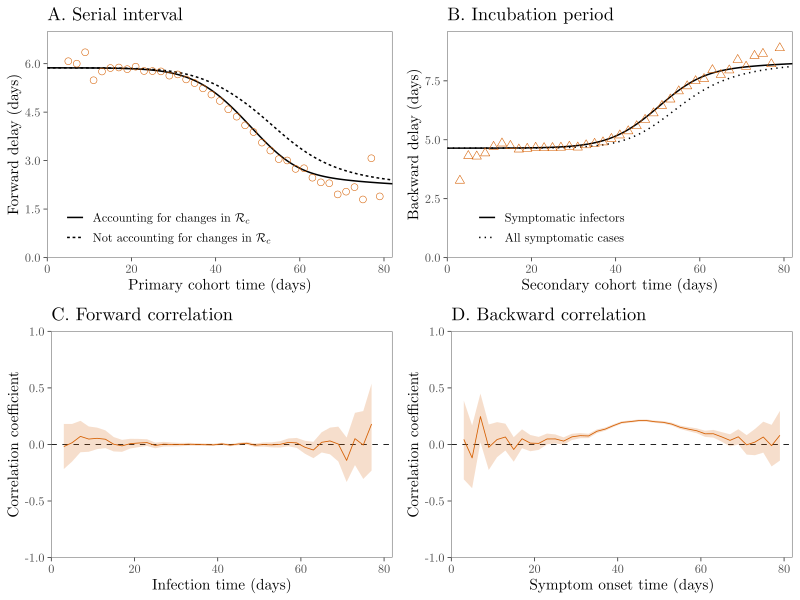

Source code (R):
library(tidyr)
library(dplyr)
library(ggplot2); theme_set(theme_bw())
library(gridExtra)
library(tikzDevice)
source("renewal_det.R")

load("sir_sim.rda")

rr <- renewal_det()

tcut <- 0:40*2

sir_sim <- lapply(simlist, function(x) {
  data.frame(
    t_infected=x$t_infected,
    t_symptomatic=x$t_symptomatic,
    infected_by=x$infected_by
  )
}) %>%
  bind_rows(.id="sim") %>%
  mutate(
    infected_by=infected_by+(as.numeric(sim)-1)*40000
  )

serdata0 <- data.frame(
  cohort=sir_sim$t_symptomatic[sir_sim$infected_by],
  tdiff=sir_sim$t_symptomatic-sir_sim$t_symptomatic[sir_sim$infected_by]
) %>%
  filter(!is.na(cohort), !is.na(tdiff), cohort > 0, cohort <= 100) %>%
  mutate(
    cc=cut(cohort, tcut)
  ) %>%
  group_by(cc) %>%
  summarize(
    mean=mean(tdiff)
  ) %>%
  ungroup %>%
  mutate(
    cc=as.character(cc),
    cc=(as.numeric(gsub("\\(", "", gsub(",.*", "", cc)))+as.numeric(gsub("]", "", gsub(".*,", "", cc))))/2
  )

serdet <- data.frame(
  tvec=rr$tvec,
  mf=rr$mfser2,
  type="Accounting for changes in $\\mathcal R_c$"
)

serdet2 <- data.frame(
  tvec=rr$tvec,
  mf=rr$mfser,
  type="Not accounting for changes in $\\mathcal R_c$"
)

serdet_all <- bind_rows(serdet, serdet2)

g1 <- ggplot(serdata0) +
  geom_line(data=serdet_all, aes(tvec, mf, lty=type), lwd=1) +
  geom_point(aes(cc, mean), shape=1, col="#D55E00", size=2) +
  # geom_hline(yintercept=serdet$mf[1], lty=2) +
  scale_x_continuous("Primary cohort time (days)", expand=c(0, 0), limits=c(0, 82)) +
  scale_y_continuous("Forward delay (days)", expand=c(0, 0), limits=c(0, 7),
                     breaks=c(0.0, 1.5, 3.0, 4.5, 6.0)) +
  scale_fill_gradientn(colors=c("white", "black")) +
  ggtitle("A. Serial interval") +
  theme(
    panel.grid = element_blank(),
    legend.position = c(0.35, 0.15),
    legend.title = element_blank()
  )

incdata <- data.frame(
  cohort=sir_sim$t_symptomatic[unique(sir_sim$infected_by)],
  tdiff=sir_sim$t_symptomatic[unique(sir_sim$infected_by)]-sir_sim$t_infected[unique(sir_sim$infected_by)]
) %>%
  filter(!is.na(cohort), !is.na(tdiff), cohort > 0, cohort <= 100) %>%
  mutate(
    cc=cut(cohort, tcut)
  ) %>%
  group_by(cc) %>%
  summarize(
    mean=mean(tdiff)
  ) %>%
  ungroup %>%
  mutate(
    cc=as.character(cc),
    cc=(as.numeric(gsub("\\(", "", gsub(",.*", "", cc)))+as.numeric(gsub("]", "", gsub(".*,", "", cc))))/2
  )

incdet <- data.frame(
  tvec=rr$tvec,
  mf=rr$mbinc,
  type="All symptomatic cases"
)

incdet2 <- data.frame(
  tvec=rr$tvec,
  mf=rr$mbinc2,
  type="Symptomatic infectors"
)

incdet_all <- bind_rows(incdet, incdet2) %>%
  mutate(
    type=factor(type, levels=c("Symptomatic infectors", "All symptomatic cases"))
  )

g2 <- ggplot(incdata) +
  geom_line(data=incdet_all, aes(tvec, mf, lty=type), lwd=1) +
  geom_point(aes(cc, mean), shape=2, size=2, col="#D55E00") +
  scale_x_continuous("Secondary cohort time (days)", expand=c(0, 0), limits=c(0, 82)) +
  scale_y_continuous("Backward delay (days)", expand=c(0, 0), limits=c(0, 9.6)) +
  scale_linetype_manual(values=c(1, 3)) +
  ggtitle("B. Incubation period") +
  theme(
    panel.grid = element_blank(),
    legend.position = c(0.3, 0.15),
    legend.title = element_blank()
  )

tt <- as.data.frame(table(sir_sim$infected_by))

tmp <- data.frame(
  N=1:length(sir_sim$t_infected),
  offspring=0
)

tmp$offspring[match(tt$Var1[-153138], tmp$N)] <- tt$Freq[-153138]
tmp$offspring[tmp$N==3e5] <- tt$Freq[153138]

cordat <- data.frame(
  cohort=sir_sim$t_symptomatic,
  tdiff=sir_sim$t_symptomatic-sir_sim$t_infected,
  offspring=tmp$offspring
) %>%
  filter(!is.na(cohort), !is.na(tdiff), cohort > 0, cohort <= 80) %>%
  mutate(
    cc=cut(cohort, tcut)
  ) %>%
  group_by(cc) %>%
  summarize(
    cor=cor(tdiff, offspring),
    lwr=cor.test(tdiff, offspring)[[9]][1],
    upr=cor.test(tdiff, offspring)[[9]][2]
  ) %>%
  ungroup %>%
  mutate(
    cc=as.character(cc),
    cc=(as.numeric(gsub("\\(", "", gsub(",.*", "", cc)))+as.numeric(gsub("]", "", gsub(".*,", "", cc))))/2
  )

cordat2 <- data.frame(
  cohort=sir_sim$t_infected,
  tdiff=sir_sim$t_symptomatic-sir_sim$t_infected,
  offspring=tmp$offspring
) %>%
  filter(!is.na(cohort), !is.na(tdiff), cohort > 2, cohort <= 78) %>%
  mutate(
    cc=cut(cohort, tcut)
  ) %>%
  group_by(cc) %>%
  summarize(
    cor=cor(tdiff, offspring),
    lwr=cor.test(tdiff, offspring)[[9]][1],
    upr=cor.test(tdiff, offspring)[[9]][2]
  ) %>%
  ungroup %>%
  mutate(
    cc=as.character(cc),
    cc=(as.numeric(gsub("\\(", "", gsub(",.*", "", cc)))+as.numeric(gsub("]", "", gsub(".*,", "", cc))))/2
  )

g3 <- ggplot(cordat) +
  geom_hline(yintercept = 0, lty=2) +
  geom_ribbon(aes(cc, ymin=lwr, ymax=upr), alpha=0.2, fill="#D55E00") +
  geom_line(aes(cc, cor), col="#D55E00") +
  scale_x_continuous("Symptom onset time (days)", expand=c(0, 0), limits=c(0, 82)) +
  scale_y_continuous("Correlation coefficient", expand=c(0, 0), limits=c(-1, 1)) +
  ggtitle("D. Backward correlation") +
  theme(
    panel.grid = element_blank()
  )

g4 <- ggplot(cordat2) +
  geom_hline(yintercept = 0, lty=2) +
  geom_ribbon(aes(cc, ymin=lwr, ymax=upr), alpha=0.2, fill="#D55E00") +
  geom_line(aes(cc, cor), col="#D55E00") +
  scale_x_continuous("Infection time (days)", expand=c(0, 0), limits=c(0, 82)) +
  scale_y_continuous("Correlation coefficient", expand=c(0, 0), limits=c(-1, 1)) +
  ggtitle("C. Forward correlation") +
  theme(
    panel.grid = element_blank()
  )

tikz(file = "forward_tease.tex", width = 8, height = 6, standAlone = T)
grid.arrange(g1, g2, g4, g3, nrow=2)
dev.off()
tools::texi2dvi('forward_tease.tex', pdf = T, clean = T)
